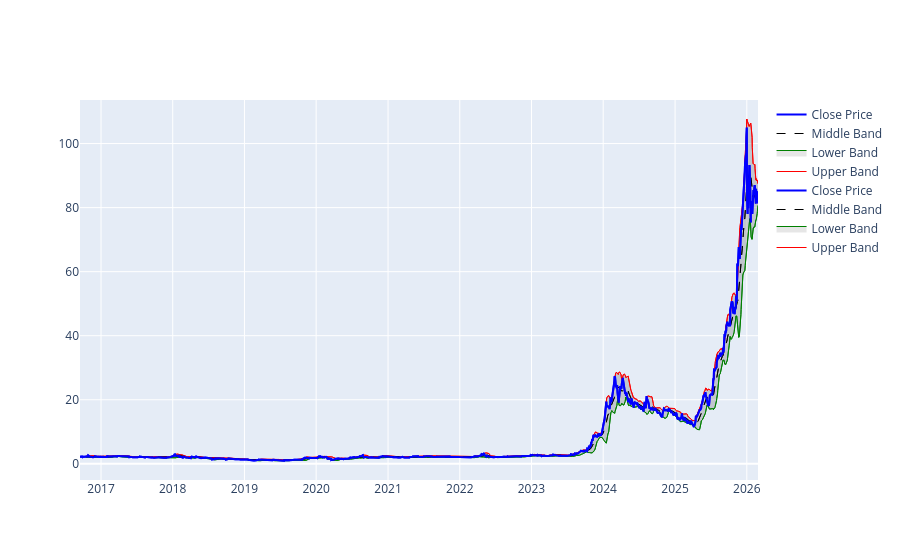

Notebook code for this chart:
### Markdown cell above
#### Due to Size of Data Range, the visualization is not too much beneficial on a 10 year time period scale . So Visualizing through Interactive plot based on plotly

### Code cell
import plotly.graph_objects as go

fig = go.Figure()


fig.add_trace(go.Scatter(x=df_TCS['Date'], y=BB_Upper, name='Upper Band', line=dict(color='red', width=1)))
fig.add_trace(go.Scatter(x=df_TCS['Date'], y=BB_Lower, name='Lower Band', line=dict(color='green', width=1), fill='tonexty', fillcolor='rgba(128, 128, 128, 0.2)'))
fig.add_trace(go.Scatter(x=df_TCS['Date'], y=BB_Middle, name='Middle Band', line=dict(color='black', width=1, dash='dash')))
fig.add_trace(go.Scatter(x=df_TCS['Date'], y=df_TCS['Close'], name='Close Price', line=dict(color='blue', width=2)))



fig.add_trace(go.Scatter(x=df_TCS['Date'], y=BB_Upper, name='Upper Band', line=dict(color='red', width=1)))
fig.add_trace(go.Scatter(x=df_TCS['Date'], y=BB_Lower, name='Lower Band', line=dict(color='green', width=1), fill='tonexty', fillcolor='rgba(128, 128, 128, 0.2)'))
fig.add_trace(go.Scatter(x=df_TCS['Date'], y=BB_Middle, name='Middle Band', line=dict(color='black', width=1, dash='dash')))
fig.add_trace(go.Scatter(x=df_TCS['Date'], y=df_TCS['Close'], name='Close Price', line=dict(color='blue', width=2)))

### Figure 1 — Plotly figure (JSON) as saved in the notebook; plotly's stock layout.template omitted (floating-point values rounded to 4 significant figures; data arrays with more than 128 entries replaced by an {"elided": "..."} marker saying what was removed)
{"data": [{"line": {"color": "red", "width": 1}, "name": "Upper Band", "type": "scatter", "x": {"elided": "2337 str values"}, "y": {"elided": "2337 float values"}}, {"fill": "tonexty", "fillcolor": "rgba(128, 128, 128, 0.2)", "line": {"color": "green", "width": 1}, "name": "Lower Band", "type": "scatter", "x": {"elided": "2337 str values"}, "y": {"elided": "2337 float values"}}, {"line": {"color": "black", "dash": "dash", "width": 1}, "name": "Middle Band", "type": "scatter", "x": {"elided": "2337 str values"}, "y": {"elided": "2337 float values"}}, {"line": {"color": "blue", "width": 2}, "name": "Close Price", "type": "scatter", "x": {"elided": "2337 str values"}, "y": {"elided": "2337 float values"}}, {"line": {"color": "red", "width": 1}, "name": "Upper Band", "type": "scatter", "x": {"elided": "2337 str values"}, "y": {"elided": "2337 float values"}}, {"fill": "tonexty", "fillcolor": "rgba(128, 128, 128, 0.2)", "line": {"color": "green", "width": 1}, "name": "Lower Band", "type": "scatter", "x": {"elided": "2337 str values"}, "y": {"elided": "2337 float values"}}, {"line": {"color": "black", "dash": "dash", "width": 1}, "name": "Middle Band", "type": "scatter", "x": {"elided": "2337 str values"}, "y": {"elided": "2337 float values"}}, {"line": {"color": "blue", "width": 2}, "name": "Close Price", "type": "scatter", "x": {"elided": "2337 str values"}, "y": {"elided": "2337 float values"}}], "layout": {}}
